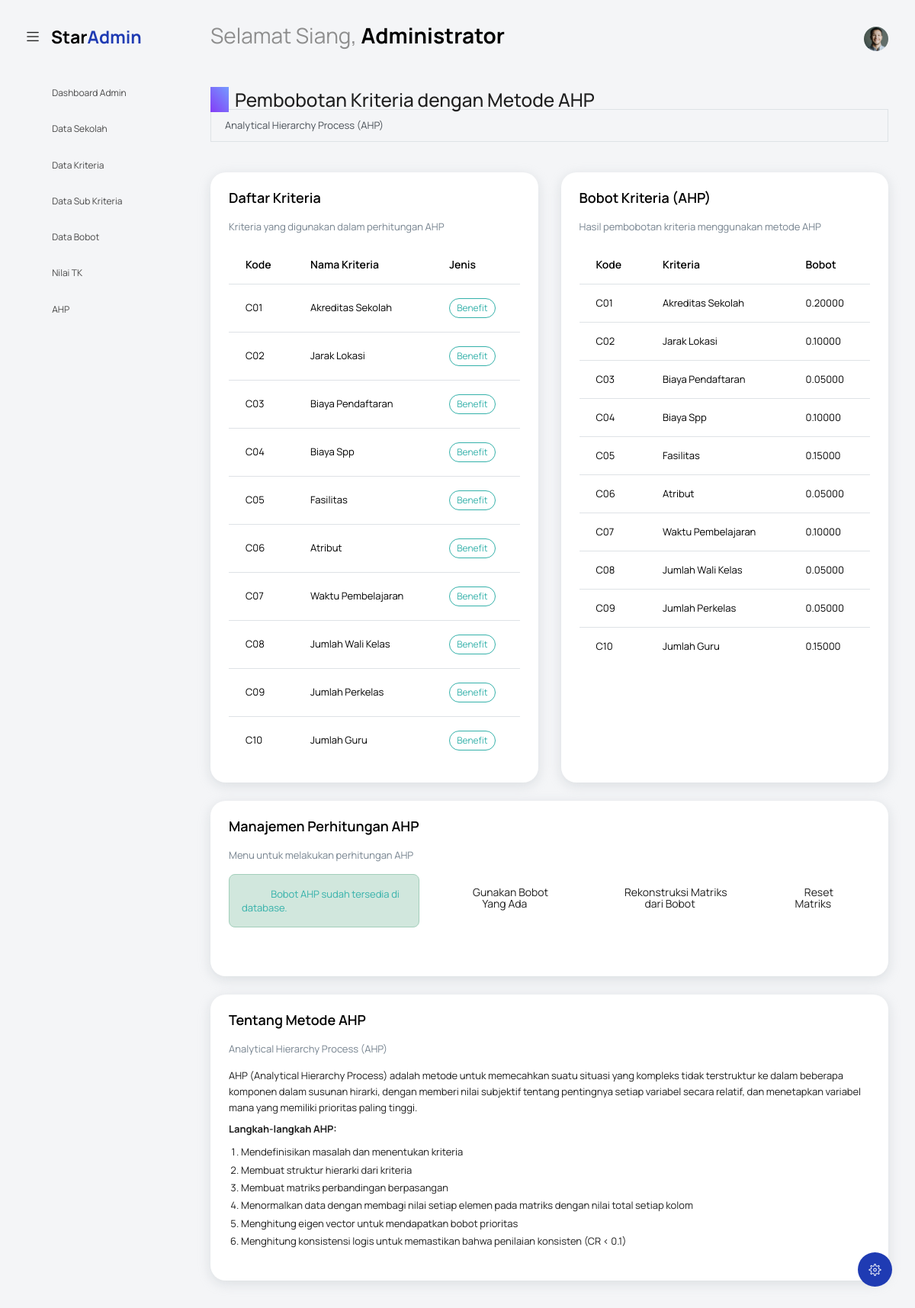
The app's page /index.php?controller=AHP&action=index (signed in) with its own data.
### tables this page shows
CREATE TABLE `kriteria` (
  `id` int NOT NULL,
  `kode` varchar(10) NOT NULL,
  `nama` varchar(100) NOT NULL,
  `deskripsi` text,
  `jenis` enum('benefit','cost') NOT NULL,
  `created_at` timestamp NULL DEFAULT CURRENT_TIMESTAMP,
  `updated_at` timestamp NULL DEFAULT CURRENT_TIMESTAMP ON UPDATE CURRENT_TIMESTAMP
);

CREATE TABLE `bobot_kriteria` (
  `id` int NOT NULL,
  `kriteria_id` int NOT NULL,
  `bobot` decimal(10,5) NOT NULL,
  `jenis` enum('ahp','vikor') NOT NULL,
  `created_at` timestamp NULL DEFAULT CURRENT_TIMESTAMP,
  `updated_at` timestamp NULL DEFAULT CURRENT_TIMESTAMP ON UPDATE CURRENT_TIMESTAMP
);

### controllers/AHPController.php (called while the page is built, shortened)
<?php
class AHPController
{
    private $model;
    public function __construct()
    {
        require_once BASE_PATH . '/koneksi.php';
        require_once MODEL_PATH . 'AHPModel.php';
        global $koneksi;
        $this->model = new AHPModel($koneksi);
    }
    public function index()
    {
        $kriteria = $this->model->getAllKriteria();
        $bobotKriteria = $this->model->getBobotKriteria();
        $isBohotAHPExist = count($bobotKriteria) > 0;
        include VIEW_PATH . 'ahp/index.php';
    }
}

### models/AHPModel.php (called while the page is built, shortened)
<?php
class AHPModel
{
    private $db;
    public function __construct($koneksi)
    {
        $this->db = $koneksi;
    }
    public function getAllKriteria()
    {
        $query = "SELECT * FROM kriteria ORDER BY kode ASC";
        $result = $this->db->query($query);
        return $result->fetch_all(MYSQLI_ASSOC);
    }
    public function getBobotKriteria()
    {
        $query = "SELECT bk.*, k.nama as nama_kriteria, k.kode as kode_kriteria
                  FROM bobot_kriteria bk
                  JOIN kriteria k ON bk.kriteria_id = k.id
                  WHERE bk.jenis = 'ahp'
                  ORDER BY k.kode ASC";
        $result = $this->db->query($query);
        return $result->fetch_all(MYSQLI_ASSOC);
    }
}

### views/ahp/index.php (the view, shortened to what this page needs)
<?php include('template/header.php'); ?>
<body class="with-welcome-text">
  <div class="container-scroller">
    <?php include 'template/navbar.php'; ?>
    <div class="container-fluid page-body-wrapper">
      <?php include 'template/setting_panel.php'; ?>
      <?php include 'template/sidebar.php'; ?>
      <div class="main-panel">
        <div class="content-wrapper">
          <div class="row">
            <div class="col-sm-12">
              <div class="page-header">
                <h3 class="page-title">
                  <span class="page-title-icon bg-gradient-primary text-white me-2">
                    <i class="mdi mdi-calculator"></i>
                  </span> Pembobotan Kriteria dengan Metode AHP
                </h3>
                <nav aria-label="breadcrumb">
                  <ul class="breadcrumb">
                    <li class="breadcrumb-item active" aria-current="page">
                      <span></span>Analytical Hierarchy Process (AHP)
                    </li>
                  </ul>
                </nav>
              </div>
            </div>
          </div>
          <div class="row">
            <div class="col-md-6 grid-margin stretch-card">
              <div class="card">
                <div class="card-body">
                  <h4 class="card-title">Daftar Kriteria</h4>
                  <p class="card-description">Kriteria yang digunakan dalam perhitungan AHP</p>
                  <div class="table-responsive">
                    <table class="table table-hover">
                      <thead>
                        <tr>
                          <th>Kode</th>
                          <th>Nama Kriteria</th>
                          <th>Jenis</th>
                        </tr>
                      </thead>
                      <tbody>
                        <?php foreach ($kriteria as $k): ?>
                        <tr>
                          <td><?= $k['kode'] ?></td>
                          <td><?= $k['nama'] ?></td>
                          <td><label class="badge badge-<?= $k['jenis'] == 'benefit' ? 'success' : 'danger' ?>"><?= ucfirst($k['jenis']) ?></label></td>
                        </tr>
                        <?php endforeach; ?>
                      </tbody>
                    </table>
                  </div>
                </div>
              </div>
            </div>
            <div class="col-md-6 grid-margin stretch-card">
              <div class="card">
                <div class="card-body">
                  <h4 class="card-title">Bobot Kriteria (AHP)</h4>
                  <p class="card-description">Hasil pembobotan kriteria menggunakan metode AHP</p>
                  <?php if (count($bobotKriteria) > 0): ?>
                  <div class="table-responsive">
                    <table class="table table-hover">
                      <thead>
                        <tr>
                          <th>Kode</th>
                          <th>Kriteria</th>
                          <th>Bobot</th>
                        </tr>
                      </thead>
                      <tbody>
                        <?php foreach ($bobotKriteria as $b): ?>
                        <tr>
                          <td><?= $b['kode_kriteria'] ?></td>
                          <td><?= $b['nama_kriteria'] ?></td>
                          <td><?= number_format($b['bobot'], 5) ?></td>
                        </tr>
                        <?php endforeach; ?>
                      </tbody>
                    </table>
                  </div>
                  <?php else: ?>
                  <div class="alert alert-info">
                    Belum ada bobot kriteria yang dihitung. Silakan lakukan perhitungan AHP terlebih dahulu.
                  </div>
                  <?php endif; ?>
                </div>
              </div>
            </div>
          </div>
          <div class="row">
            <div class="col-md-12 grid-margin stretch-card">
              <div class="card">
                <div class="card-body">
                  <h4 class="card-title">Manajemen Perhitungan AHP</h4>
                  <p class="card-description">Menu untuk melakukan perhitungan AHP</p>
                  <div class="d-flex justify-content-start mb-4">
                    <?php if ($isBohotAHPExist): ?>
                    <div class="alert alert-success me-3">
                      <i class="mdi mdi-check-circle"></i> Bobot AHP sudah tersedia di database.
                    </div>
                    <a href="index.php?controller=AHP&action=gunaBobotExisting" class="btn btn-gradient-success me-2">
                      <i class="mdi mdi-check-all"></i> Gunakan Bobot Yang Ada
                    </a>
                    <a href="index.php?controller=AHP&action=rekonstruksiMatriks" class="btn btn-gradient-warning me-2">
                      <i class="mdi mdi-restore"></i> Rekonstruksi Matriks dari Bobot
                    </a>
                    <?php endif; ?>
                    <a href="index.php?controller=AHP&action=resetMatriks" class="btn btn-gradient-danger me-2" onclick="return confirm('Apakah Anda yakin ingin mereset matriks perbandingan?')">
                      <i class="mdi mdi-refresh"></i> Reset Matriks
                    </a>
                  </div>
                </div>
              </div>
            </div>
          </div>
          <div class="row">
            <div class="col-md-12 grid-margin stretch-card">
              <div class="card">
                <div class="card-body">
                  <h4 class="card-title">Tentang Metode AHP</h4>
                  <p class="card-description">Analytical Hierarchy Process (AHP)</p>
                  <p>AHP (Analytical Hierarchy Process) adalah metode untuk memecahkan suatu situasi yang kompleks tidak terstruktur ke dalam beberapa komponen dalam susunan hirarki, dengan memberi nilai subjektif tentang pentingnya setiap variabel secara relatif, dan menetapkan variabel mana yang memiliki prioritas paling tinggi.</p>
                  <p><strong>Langkah-langkah AHP:</strong></p>
                  <ol>
                    <li>Mendefinisikan masalah dan menentukan kriteria</li>
                    <li>Membuat struktur hierarki dari kriteria</li>
                    <li>Membuat matriks perbandingan berpasangan</li>
                    <li>Menormalkan data dengan membagi nilai setiap elemen pada matriks dengan nilai total setiap kolom</li>
                    <li>Menghitung eigen vector untuk mendapatkan bobot prioritas</li>
                    <li>Menghitung konsistensi logis untuk memastikan bahwa penilaian konsisten (CR < 0.1)</li>
                  </ol>
                </div>
              </div>
            </div>
          </div>
        </div>
      </div>
    </div>
  </div>
</body>
</html>

### records on screen
kriteria: kode "C01", nama "Akreditas Sekolah", jenis "Benefit"
kriteria: kode "C02", nama "Jarak Lokasi", jenis "Benefit"
kriteria: kode "C03", nama "Biaya Pendaftaran", jenis "Benefit"
kriteria: kode "C04", nama "Biaya Spp", jenis "Benefit"
kriteria: kode "C05", nama "Fasilitas", jenis "Benefit"
kriteria: kode "C06", nama "Atribut", jenis "Benefit"
kriteria: kode "C07", nama "Waktu Pembelajaran", jenis "Benefit"
kriteria: kode "C08", nama "Jumlah Wali Kelas", jenis "Benefit"
kriteria: kode "C09", nama "Jumlah Perkelas", jenis "Benefit"
kriteria: kode "C10", nama "Jumlah Guru", jenis "Benefit"
bobot_kriteria: kriteria.kode "C01", kriteria.nama "Akreditas Sekolah", bobot "0.20000"
bobot_kriteria: kriteria.kode "C02", kriteria.nama "Jarak Lokasi", bobot "0.10000"
bobot_kriteria: kriteria.kode "C03", kriteria.nama "Biaya Pendaftaran", bobot "0.05000"
bobot_kriteria: kriteria.kode "C04", kriteria.nama "Biaya Spp", bobot "0.10000"
bobot_kriteria: kriteria.kode "C05", kriteria.nama "Fasilitas", bobot "0.15000"
bobot_kriteria: kriteria.kode "C06", kriteria.nama "Atribut", bobot "0.05000"
bobot_kriteria: kriteria.kode "C07", kriteria.nama "Waktu Pembelajaran", bobot "0.10000"
bobot_kriteria: kriteria.kode "C08", kriteria.nama "Jumlah Wali Kelas", bobot "0.05000"
bobot_kriteria: kriteria.kode "C09", kriteria.nama "Jumlah Perkelas", bobot "0.05000"
bobot_kriteria: kriteria.kode "C10", kriteria.nama "Jumlah Guru", bobot "0.15000"

### other values on screen
$sapaan "Selamat Siang"
$nama "Administrator"
